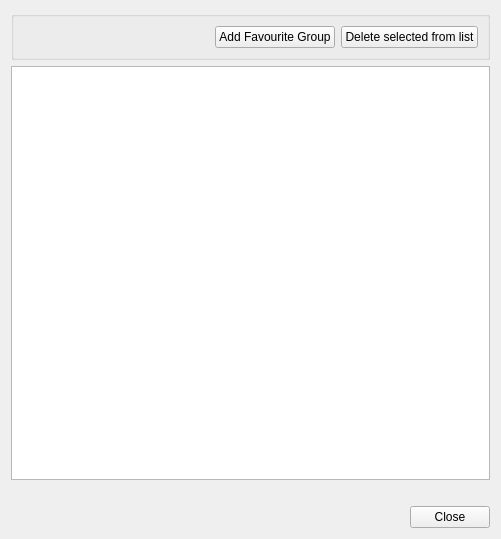
<?xml version="1.0" encoding="UTF-8"?>
<ui version="4.0">
 <class>SelectGroupsDialog</class>
 <widget class="QWidget" name="SelectGroupsDialog">
  <property name="geometry">
   <rect>
    <x>0</x>
    <y>0</y>
    <width>501</width>
    <height>539</height>
   </rect>
  </property>
  <property name="windowTitle">
   <string>Find groups by region</string>
  </property>
  <layout class="QVBoxLayout" name="verticalLayout" stretch="0,1,0,0">
   <item>
    <widget class="QGroupBox" name="groupBox">
     <property name="minimumSize">
      <size>
       <width>100</width>
       <height>40</height>
      </size>
     </property>
     <property name="title">
      <string/>
     </property>
     <layout class="QGridLayout" name="gridLayout_2">
      <item row="0" column="1">
       <widget class="QPushButton" name="btnAddFavourites">
        <property name="text">
         <string>Add Favourite Group</string>
        </property>
       </widget>
      </item>
      <item row="0" column="0">
       <spacer name="horizontalSpacer_2">
        <property name="orientation">
         <enum>Qt::Horizontal</enum>
        </property>
        <property name="sizeHint" stdset="0">
         <size>
          <width>40</width>
          <height>20</height>
         </size>
        </property>
       </spacer>
      </item>
      <item row="0" column="2">
       <widget class="QPushButton" name="btnDelete">
        <property name="text">
         <string>Delete selected from list</string>
        </property>
       </widget>
      </item>
     </layout>
    </widget>
   </item>
   <item>
    <widget class="QTableWidget" name="vwvGroups"/>
   </item>
   <item>
    <spacer name="verticalSpacer">
     <property name="orientation">
      <enum>Qt::Vertical</enum>
     </property>
     <property name="sizeHint" stdset="0">
      <size>
       <width>20</width>
       <height>20</height>
      </size>
     </property>
    </spacer>
   </item>
   <item>
    <layout class="QHBoxLayout" name="horizontalLayout">
     <item>
      <spacer name="horizontalSpacer">
       <property name="orientation">
        <enum>Qt::Horizontal</enum>
       </property>
       <property name="sizeHint" stdset="0">
        <size>
         <width>40</width>
         <height>20</height>
        </size>
       </property>
      </spacer>
     </item>
     <item>
      <widget class="QPushButton" name="btnClose">
       <property name="text">
        <string>Close</string>
       </property>
      </widget>
     </item>
    </layout>
   </item>
  </layout>
 </widget>
 <resources/>
 <connections>
  <connection>
   <sender>btnClose</sender>
   <signal>clicked()</signal>
   <receiver>SelectGroupsDialog</receiver>
   <slot>close()</slot>
   <hints>
    <hint type="sourcelabel">
     <x>393</x>
     <y>396</y>
    </hint>
    <hint type="destinationlabel">
     <x>217</x>
     <y>212</y>
    </hint>
   </hints>
  </connection>
 </connections>
</ui>
